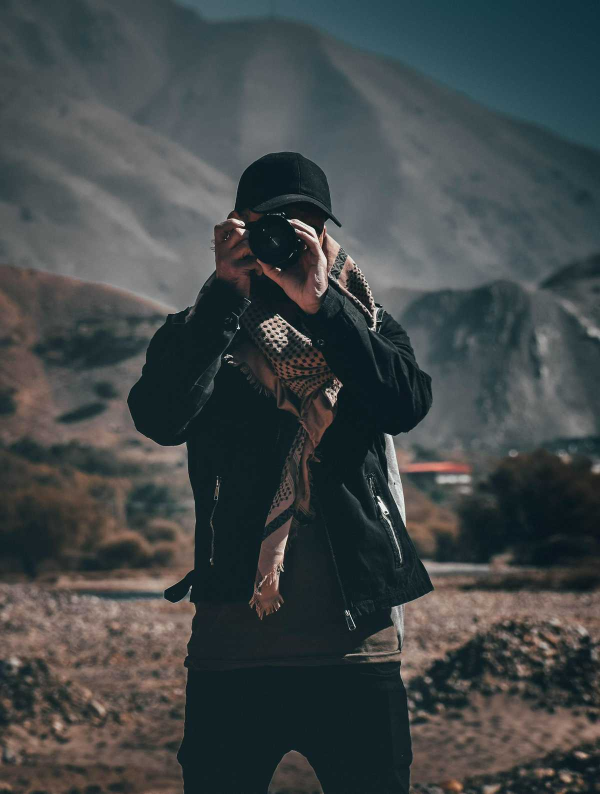
#> input picture data/testImread.png, 1200 x 1588 px, found by its file name (shown at 1/2 size)
$ jupyter execute 'Nhận Diện Đối Tượng Sử Dụng Template Matching.ipynb'
#> lines starting #> are read from the running program, lines starting #| are printed output that depends on the picture; after the words box and inside, x2 and y2 are one past the last pixel; in counts of white or black regions, pixels touching at a corner belong together
### Template matching

lấy tấm ảnh cần so sanh, dịch từng px và tìm. Thế nên nhược điểm là k tìm đc
khi ảnh xoay, phòng to,...

### Một số hàm
eval(expression, [ globals[, locals]]): Hàm đánh giá, chạy hàm trong chuỗi

[cell 1]
x = 10
print(x)

[cell 2]
a = print(x)

[cell 3]
a = "print(x)"

[cell 4]
eval(a)

### HÀm matchTemplate()

cv2.matchTemplate(image, templ, method[, result[, mask]]):

[cell 5]
import cv2

s_img = cv2.imread("data\\testImread.png")
#> s_img is the input picture: shape (1588, 1200, 3); mean B, G, R 71.8, 71.1, 65.1
s_img = cv2.cvtColor(s_img, cv2.COLOR_BGR2GRAY)
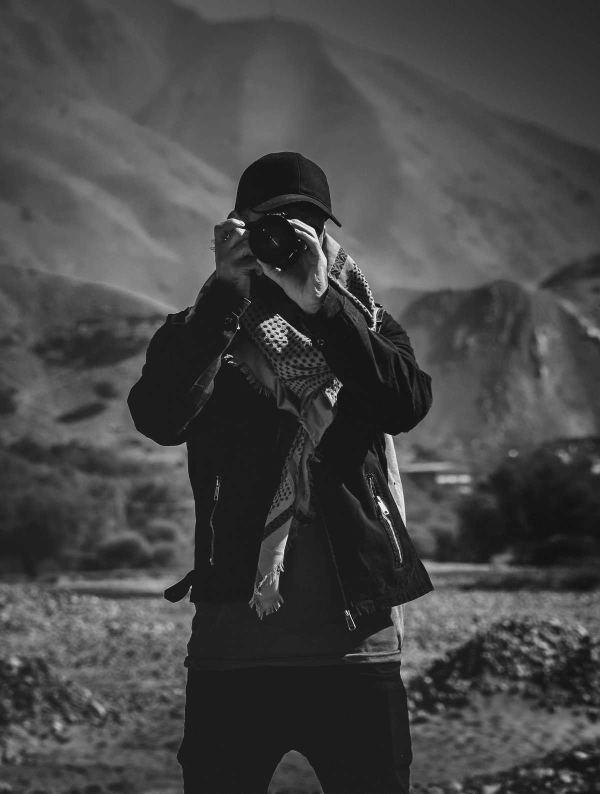
#> s_img: shape (1588, 1200) (shown at 1/2 size); min 0, max 255, mean 69.4

t_img = cv2.imread("data\\cut.png")
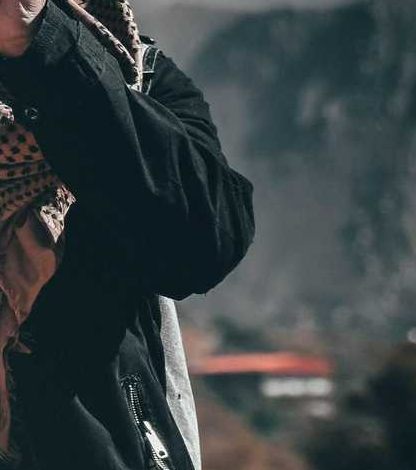
#> input picture data/Cut.png, 416 x 470 px, found by its file name
#> t_img is the input picture: shape (470, 416, 3); mean B, G, R 66.6, 64.8, 56.1
t_img = cv2.cvtColor(t_img, cv2.COLOR_BGR2GRAY)
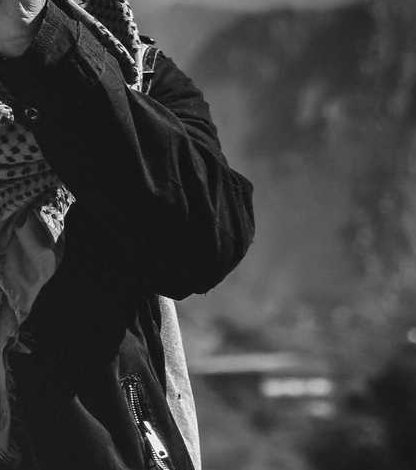
#> t_img: shape (470, 416); min 0, max 255, mean 62.4

method = eval("cv2.TM_CCOEFF")
s_img_copy = s_img.copy()
res = cv2.matchTemplate(s_img_copy, t_img, method)
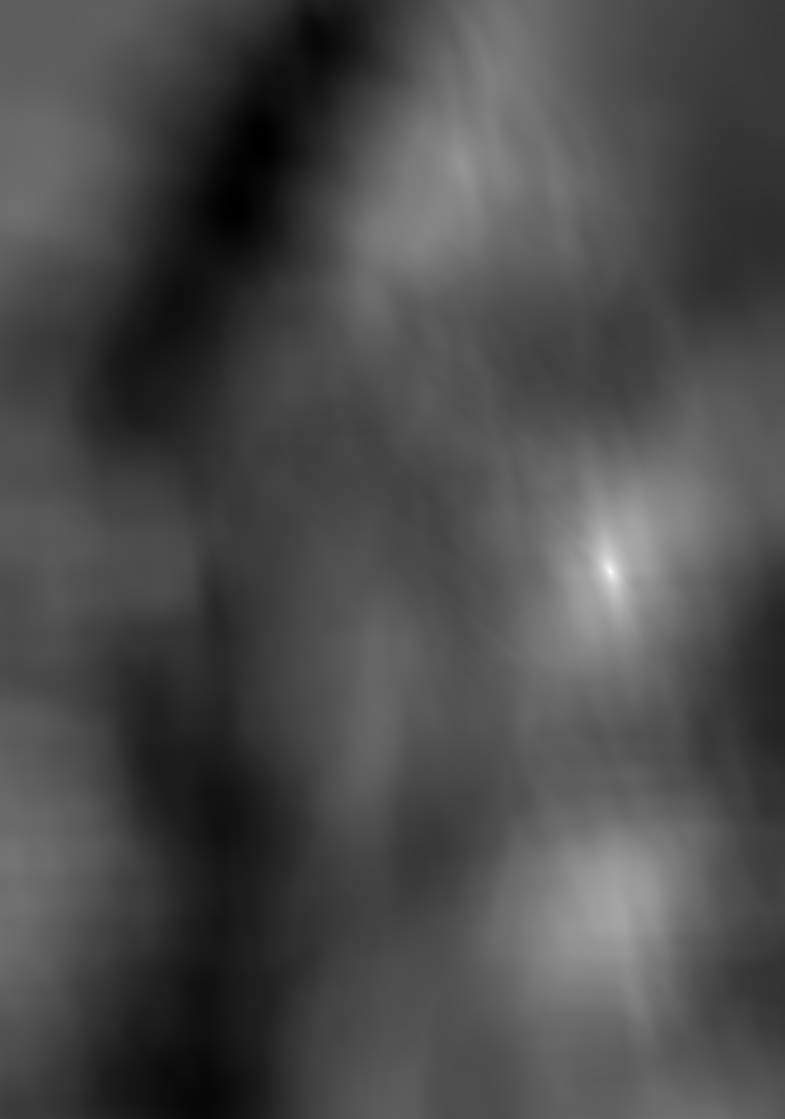
#> res: shape (1119, 785) float32; min -126513912, max 286023424, mean -3921161; drawn with min black and max white

# cv2.imshow("Anh full", s_img)
# cv2.imshow("Anh cut", t_img)

cv2.imshow("Anh full", res)
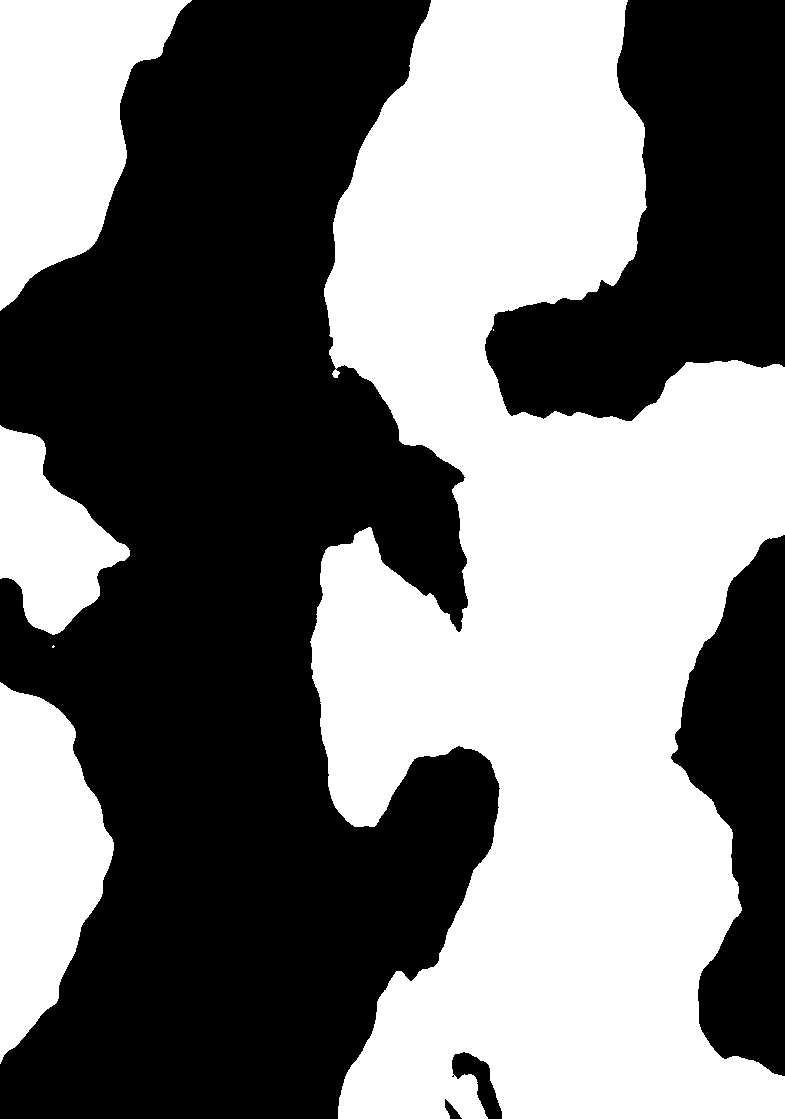
#> window 'Anh full': shape (1119, 785); 47% white; 6 white regions (2 under 20 px), largest, box (x1, y1, x2, y2) and area: (310, 0, 785, 1119) 334966, (0, 0, 192, 311) 34861, (0, 682, 114, 1064) 27865, (0, 425, 130, 635) 14850

if cv2.waitKey(0) & 0xff == 27:
#> (key Esc is pressed here)
    cv2.destroyAllWindows()

### minMaxLoc()

cv2.minMaxLoc(src[, mask]) -> minVal, maxVal, minLoc, maxLoc

[cell 6]
import cv2

s_img = cv2.imread("data\\testImread.png")
s_img = cv2.cvtColor(s_img, cv2.COLOR_BGR2GRAY)

t_img = cv2.imread("data\\cut.png")
t_img = cv2.cvtColor(t_img, cv2.COLOR_BGR2GRAY)

method = eval("cv2.TM_CCOEFF")
s_img_copy = s_img.copy()
res = cv2.matchTemplate(s_img_copy, t_img, method)

# xác định và vẽ
min_val, max_val, min_loc, max_loc = cv2.minMaxLoc(res)
#> min_val = -126513912; max_val = 286023424; min_loc = (261, 140); max_loc = (610, 571)
if method in (cv2.TM_SQDIFF_NORMED, cv2.TM_SQDIFF):
    top_left = min_loc
else:
    top_left = max_loc
#> top_left = (610, 571)

height, width = t_img.shape
#> height = 470; width = 416
bottom_right = (top_left[0] + width, top_left[1] + height)
#> bottom_right = (1026, 1041)
cv2.rectangle(s_img, top_left, bottom_right, (255, 0, 0), 3)
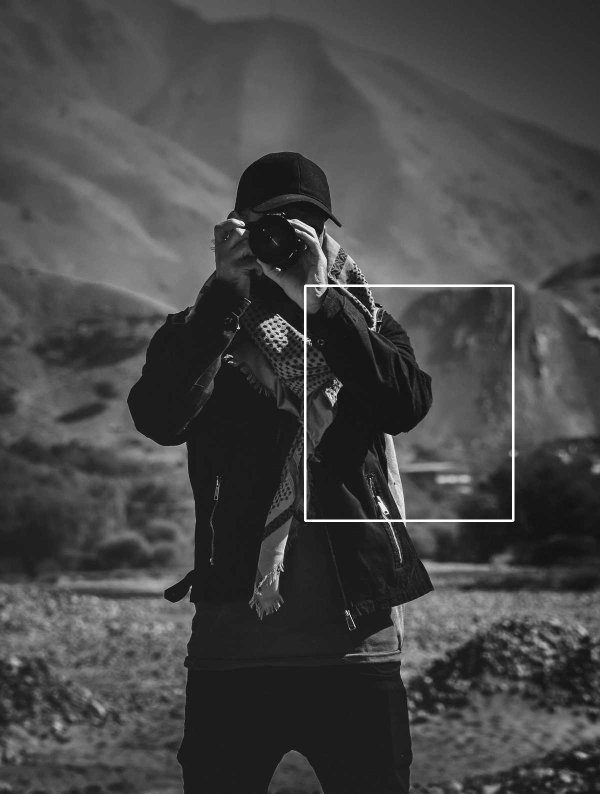
#> s_img: shape (1588, 1200) (shown at 1/2 size); 0.46% of pixels changed, all inside (x1, y1, x2, y2) = (608, 569, 1029, 1044)

s_img = cv2.resize(s_img, (600, 400))
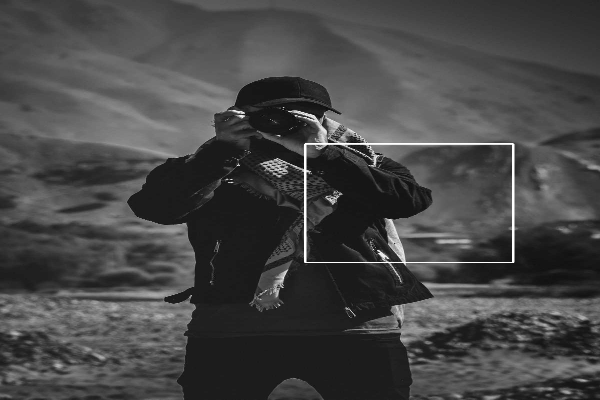
#> s_img: shape (400, 600); min 9, max 255, mean 70.2
cv2.imshow("Anh full", s_img)
# cv2.imshow("Anh cut", t_img)

# cv2.imshow("Anh full", res)

if cv2.waitKey(0) & 0xff == 27:
#> (key Esc is pressed here)
    cv2.destroyAllWindows()

[cell 7]
import cv2

s_img = cv2.imread("data\\testImread.png")
s_img = cv2.cvtColor(s_img, cv2.COLOR_BGR2GRAY)


t_img = cv2.imread("data\\cut.png")
t_img = cv2.cvtColor(t_img, cv2.COLOR_BGR2GRAY)

method = eval("cv2.TM_CCOEFF")
s_img_copy = s_img.copy()
res = cv2.matchTemplate(s_img_copy, t_img, method)

_, __, min_loc, max_loc = cv2.minMaxLoc(res)

height, width = t_img.shape
if method in (cv2.TM_SQDIFF_NORMED, cv2.TM_SQDIFF):
    top_left = min_loc
else:
    top_left = max_loc

bottom_right = (top_left[1] + width, top_left[0] + height)
#> bottom_right = (987, 1080)
cv2.rectangle(s_img, top_left, bottom_right, (200, 150, 100), 5)
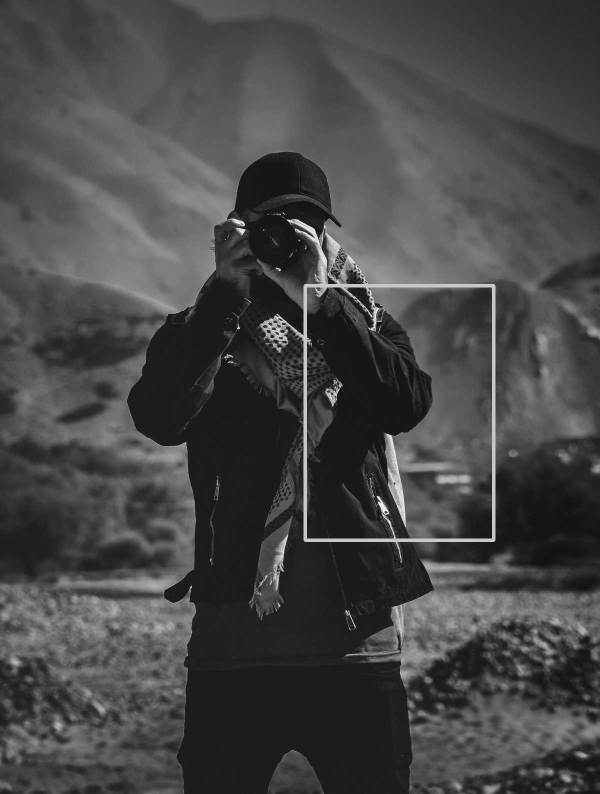
#> s_img: shape (1588, 1200) (shown at 1/2 size); 0.65% of pixels changed, all inside (x1, y1, x2, y2) = (607, 568, 991, 1084)

s_img = cv2.resize(s_img, (600, 800))
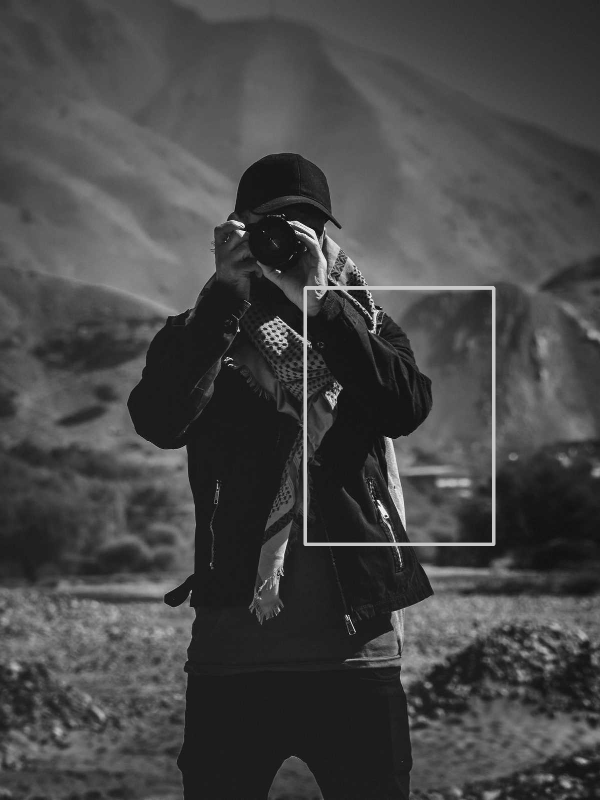
#> s_img: shape (800, 600); min 5, max 249, mean 70.2
cv2.imshow("picture 1", s_img)
# cv2.imshow("picture 2", t_img)

if cv2.waitKey() & 0xff == 27:
#> (key Esc is pressed here)
    cv2.destroyAllWindows()
